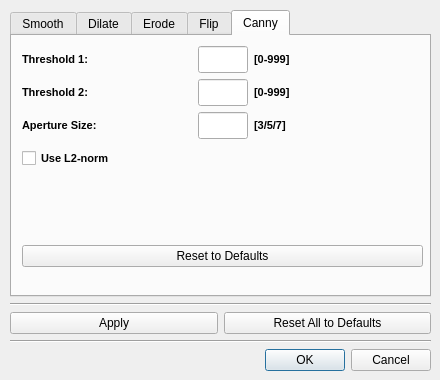
<?xml version="1.0" encoding="UTF-8"?>
<ui version="4.0">
 <class>ImageProcessingSettingsDialog</class>
 <widget class="QDialog" name="ImageProcessingSettingsDialog">
  <property name="geometry">
   <rect>
    <x>0</x>
    <y>0</y>
    <width>440</width>
    <height>380</height>
   </rect>
  </property>
  <property name="windowTitle">
   <string>Image Processing Settings</string>
  </property>
  <widget class="QWidget" name="layoutWidget1">
   <property name="geometry">
    <rect>
     <x>10</x>
     <y>10</y>
     <width>421</width>
     <height>361</height>
    </rect>
   </property>
   <layout class="QVBoxLayout" name="verticalLayout_40">
    <item>
     <widget class="QTabWidget" name="tabWidget">
      <property name="currentIndex">
       <number>4</number>
      </property>
      <widget class="QWidget" name="smoothTab_5">
       <attribute name="title">
        <string>Smooth</string>
       </attribute>
       <widget class="QWidget" name="layoutWidget2_5">
        <property name="geometry">
         <rect>
          <x>10</x>
          <y>10</y>
          <width>401</width>
          <height>221</height>
         </rect>
        </property>
        <layout class="QVBoxLayout" name="verticalLayout_41">
         <item>
          <layout class="QHBoxLayout" name="horizontalLayout_48">
           <item>
            <layout class="QVBoxLayout" name="verticalLayout_42">
             <item>
              <widget class="QLabel" name="label_68">
               <property name="sizePolicy">
                <sizepolicy hsizetype="Preferred" vsizetype="Minimum">
                 <horstretch>0</horstretch>
                 <verstretch>0</verstretch>
                </sizepolicy>
               </property>
               <property name="minimumSize">
                <size>
                 <width>0</width>
                 <height>27</height>
                </size>
               </property>
               <property name="maximumSize">
                <size>
                 <width>140</width>
                 <height>27</height>
                </size>
               </property>
               <property name="font">
                <font>
                 <pointsize>8</pointsize>
                 <weight>75</weight>
                 <bold>true</bold>
                </font>
               </property>
               <property name="text">
                <string>Type:</string>
               </property>
              </widget>
             </item>
             <item>
              <layout class="QVBoxLayout" name="verticalLayout_43">
               <item>
                <widget class="QRadioButton" name="smoothBlurButton">
                 <property name="maximumSize">
                  <size>
                   <width>140</width>
                   <height>16777215</height>
                  </size>
                 </property>
                 <property name="font">
                  <font>
                   <pointsize>8</pointsize>
                  </font>
                 </property>
                 <property name="text">
                  <string>Blur</string>
                 </property>
                 <attribute name="buttonGroup">
                  <string notr="true">smoothTypeGroup</string>
                 </attribute>
                </widget>
               </item>
               <item>
                <widget class="QRadioButton" name="smoothGaussianButton">
                 <property name="maximumSize">
                  <size>
                   <width>140</width>
                   <height>16777215</height>
                  </size>
                 </property>
                 <property name="font">
                  <font>
                   <pointsize>8</pointsize>
                  </font>
                 </property>
                 <property name="text">
                  <string>Gaussian</string>
                 </property>
                 <attribute name="buttonGroup">
                  <string notr="true">smoothTypeGroup</string>
                 </attribute>
                </widget>
               </item>
               <item>
                <widget class="QRadioButton" name="smoothMedianButton">
                 <property name="maximumSize">
                  <size>
                   <width>140</width>
                   <height>16777215</height>
                  </size>
                 </property>
                 <property name="font">
                  <font>
                   <pointsize>8</pointsize>
                  </font>
                 </property>
                 <property name="text">
                  <string>Median</string>
                 </property>
                 <attribute name="buttonGroup">
                  <string notr="true">smoothTypeGroup</string>
                 </attribute>
                </widget>
               </item>
               <item>
                <spacer name="verticalSpacer_29">
                 <property name="orientation">
                  <enum>Qt::Vertical</enum>
                 </property>
                 <property name="sizeHint" stdset="0">
                  <size>
                   <width>20</width>
                   <height>40</height>
                  </size>
                 </property>
                </spacer>
               </item>
              </layout>
             </item>
            </layout>
           </item>
           <item>
            <layout class="QVBoxLayout" name="verticalLayout_44">
             <item>
              <widget class="QLabel" name="label_69">
               <property name="minimumSize">
                <size>
                 <width>0</width>
                 <height>27</height>
                </size>
               </property>
               <property name="maximumSize">
                <size>
                 <width>16777215</width>
                 <height>27</height>
                </size>
               </property>
               <property name="font">
                <font>
                 <pointsize>8</pointsize>
                 <weight>75</weight>
                 <bold>true</bold>
                </font>
               </property>
               <property name="text">
                <string>Parameters:</string>
               </property>
              </widget>
             </item>
             <item>
              <layout class="QVBoxLayout" name="verticalLayout_45">
               <item>
                <layout class="QHBoxLayout" name="horizontalLayout_49">
                 <item>
                  <widget class="QLabel" name="label_70">
                   <property name="sizePolicy">
                    <sizepolicy hsizetype="Minimum" vsizetype="Preferred">
                     <horstretch>0</horstretch>
                     <verstretch>0</verstretch>
                    </sizepolicy>
                   </property>
                   <property name="minimumSize">
                    <size>
                     <width>15</width>
                     <height>0</height>
                    </size>
                   </property>
                   <property name="maximumSize">
                    <size>
                     <width>15</width>
                     <height>16777215</height>
                    </size>
                   </property>
                   <property name="font">
                    <font>
                     <pointsize>8</pointsize>
                    </font>
                   </property>
                   <property name="text">
                    <string>1:</string>
                   </property>
                  </widget>
                 </item>
                 <item>
                  <widget class="QLineEdit" name="smoothParam1Edit">
                   <property name="sizePolicy">
                    <sizepolicy hsizetype="Minimum" vsizetype="Fixed">
                     <horstretch>0</horstretch>
                     <verstretch>0</verstretch>
                    </sizepolicy>
                   </property>
                   <property name="minimumSize">
                    <size>
                     <width>45</width>
                     <height>0</height>
                    </size>
                   </property>
                   <property name="maximumSize">
                    <size>
                     <width>45</width>
                     <height>16777215</height>
                    </size>
                   </property>
                   <property name="font">
                    <font>
                     <pointsize>8</pointsize>
                    </font>
                   </property>
                  </widget>
                 </item>
                 <item>
                  <widget class="QLabel" name="smoothParam1RangeLabel">
                   <property name="font">
                    <font>
                     <pointsize>8</pointsize>
                     <weight>75</weight>
                     <bold>true</bold>
                    </font>
                   </property>
                   <property name="text">
                    <string/>
                   </property>
                  </widget>
                 </item>
                 <item>
                  <widget class="QLabel" name="smoothParam1Label">
                   <property name="font">
                    <font>
                     <pointsize>8</pointsize>
                    </font>
                   </property>
                   <property name="text">
                    <string/>
                   </property>
                  </widget>
                 </item>
                </layout>
               </item>
               <item>
                <layout class="QHBoxLayout" name="horizontalLayout_50">
                 <item>
                  <widget class="QLabel" name="label_71">
                   <property name="sizePolicy">
                    <sizepolicy hsizetype="Minimum" vsizetype="Preferred">
                     <horstretch>0</horstretch>
                     <verstretch>0</verstretch>
                    </sizepolicy>
                   </property>
                   <property name="minimumSize">
                    <size>
                     <width>15</width>
                     <height>0</height>
                    </size>
                   </property>
                   <property name="maximumSize">
                    <size>
                     <width>15</width>
                     <height>16777215</height>
                    </size>
                   </property>
                   <property name="font">
                    <font>
                     <pointsize>8</pointsize>
                    </font>
                   </property>
                   <property name="text">
                    <string>2:</string>
                   </property>
                  </widget>
                 </item>
                 <item>
                  <widget class="QLineEdit" name="smoothParam2Edit">
                   <property name="sizePolicy">
                    <sizepolicy hsizetype="Minimum" vsizetype="Fixed">
                     <horstretch>0</horstretch>
                     <verstretch>0</verstretch>
                    </sizepolicy>
                   </property>
                   <property name="minimumSize">
                    <size>
                     <width>45</width>
                     <height>0</height>
                    </size>
                   </property>
                   <property name="maximumSize">
                    <size>
                     <width>45</width>
                     <height>16777215</height>
                    </size>
                   </property>
                   <property name="font">
                    <font>
                     <pointsize>8</pointsize>
                    </font>
                   </property>
                  </widget>
                 </item>
                 <item>
                  <widget class="QLabel" name="smoothParam2RangeLabel">
                   <property name="font">
                    <font>
                     <pointsize>8</pointsize>
                     <weight>75</weight>
                     <bold>true</bold>
                    </font>
                   </property>
                   <property name="text">
                    <string/>
                   </property>
                  </widget>
                 </item>
                 <item>
                  <widget class="QLabel" name="smoothParam2Label">
                   <property name="font">
                    <font>
                     <pointsize>8</pointsize>
                    </font>
                   </property>
                   <property name="text">
                    <string/>
                   </property>
                  </widget>
                 </item>
                </layout>
               </item>
               <item>
                <layout class="QHBoxLayout" name="horizontalLayout_51">
                 <item>
                  <widget class="QLabel" name="label_72">
                   <property name="sizePolicy">
                    <sizepolicy hsizetype="Minimum" vsizetype="Preferred">
                     <horstretch>0</horstretch>
                     <verstretch>0</verstretch>
                    </sizepolicy>
                   </property>
                   <property name="minimumSize">
                    <size>
                     <width>15</width>
                     <height>0</height>
                    </size>
                   </property>
                   <property name="maximumSize">
                    <size>
                     <width>15</width>
                     <height>16777215</height>
                    </size>
                   </property>
                   <property name="font">
                    <font>
                     <pointsize>8</pointsize>
                    </font>
                   </property>
                   <property name="text">
                    <string>3:</string>
                   </property>
                  </widget>
                 </item>
                 <item>
                  <widget class="QLineEdit" name="smoothParam3Edit">
                   <property name="sizePolicy">
                    <sizepolicy hsizetype="Minimum" vsizetype="Fixed">
                     <horstretch>0</horstretch>
                     <verstretch>0</verstretch>
                    </sizepolicy>
                   </property>
                   <property name="minimumSize">
                    <size>
                     <width>45</width>
                     <height>0</height>
                    </size>
                   </property>
                   <property name="maximumSize">
                    <size>
                     <width>45</width>
                     <height>16777215</height>
                    </size>
                   </property>
                   <property name="font">
                    <font>
                     <pointsize>8</pointsize>
                    </font>
                   </property>
                  </widget>
                 </item>
                 <item>
                  <widget class="QLabel" name="smoothParam3RangeLabel">
                   <property name="font">
                    <font>
                     <pointsize>8</pointsize>
                     <weight>75</weight>
                     <bold>true</bold>
                    </font>
                   </property>
                   <property name="text">
                    <string/>
                   </property>
                  </widget>
                 </item>
                 <item>
                  <widget class="QLabel" name="smoothParam3Label">
                   <property name="font">
                    <font>
                     <pointsize>8</pointsize>
                    </font>
                   </property>
                   <property name="text">
                    <string/>
                   </property>
                  </widget>
                 </item>
                </layout>
               </item>
               <item>
                <layout class="QHBoxLayout" name="horizontalLayout_52">
                 <item>
                  <widget class="QLabel" name="label_73">
                   <property name="sizePolicy">
                    <sizepolicy hsizetype="Minimum" vsizetype="Preferred">
                     <horstretch>0</horstretch>
                     <verstretch>0</verstretch>
                    </sizepolicy>
                   </property>
                   <property name="minimumSize">
                    <size>
                     <width>15</width>
                     <height>0</height>
                    </size>
                   </property>
                   <property name="maximumSize">
                    <size>
                     <width>15</width>
                     <height>16777215</height>
                    </size>
                   </property>
                   <property name="font">
                    <font>
                     <pointsize>8</pointsize>
                    </font>
                   </property>
                   <property name="text">
                    <string>4:</string>
                   </property>
                  </widget>
                 </item>
                 <item>
                  <widget class="QLineEdit" name="smoothParam4Edit">
                   <property name="sizePolicy">
                    <sizepolicy hsizetype="Minimum" vsizetype="Fixed">
                     <horstretch>0</horstretch>
                     <verstretch>0</verstretch>
                    </sizepolicy>
                   </property>
                   <property name="minimumSize">
                    <size>
                     <width>45</width>
                     <height>0</height>
                    </size>
                   </property>
                   <property name="maximumSize">
                    <size>
                     <width>45</width>
                     <height>16777215</height>
                    </size>
                   </property>
                   <property name="font">
                    <font>
                     <pointsize>8</pointsize>
                    </font>
                   </property>
                  </widget>
                 </item>
                 <item>
                  <widget class="QLabel" name="smoothParam4RangeLabel">
                   <property name="font">
                    <font>
                     <pointsize>8</pointsize>
                     <weight>75</weight>
                     <bold>true</bold>
                    </font>
                   </property>
                   <property name="text">
                    <string/>
                   </property>
                  </widget>
                 </item>
                 <item>
                  <widget class="QLabel" name="smoothParam4Label">
                   <property name="font">
                    <font>
                     <pointsize>8</pointsize>
                    </font>
                   </property>
                   <property name="text">
                    <string/>
                   </property>
                  </widget>
                 </item>
                </layout>
               </item>
              </layout>
             </item>
            </layout>
           </item>
          </layout>
         </item>
         <item>
          <spacer name="verticalSpacer_31">
           <property name="orientation">
            <enum>Qt::Vertical</enum>
           </property>
           <property name="sizeHint" stdset="0">
            <size>
             <width>20</width>
             <height>40</height>
            </size>
           </property>
          </spacer>
         </item>
         <item>
          <widget class="QPushButton" name="resetSmoothToDefaultsButton">
           <property name="text">
            <string>Reset to Defaults</string>
           </property>
          </widget>
         </item>
        </layout>
       </widget>
      </widget>
      <widget class="QWidget" name="dilateTab_5">
       <attribute name="title">
        <string>Dilate</string>
       </attribute>
       <widget class="QWidget" name="layoutWidget3_5">
        <property name="geometry">
         <rect>
          <x>10</x>
          <y>10</y>
          <width>401</width>
          <height>221</height>
         </rect>
        </property>
        <layout class="QVBoxLayout" name="verticalLayout_46">
         <item>
          <layout class="QHBoxLayout" name="horizontalLayout_53">
           <item>
            <widget class="QLabel" name="label_74">
             <property name="minimumSize">
              <size>
               <width>0</width>
               <height>27</height>
              </size>
             </property>
             <property name="font">
              <font>
               <pointsize>8</pointsize>
               <weight>75</weight>
               <bold>true</bold>
              </font>
             </property>
             <property name="text">
              <string>Number of iterations:</string>
             </property>
            </widget>
           </item>
           <item>
            <widget class="QLineEdit" name="dilateIterationsEdit">
             <property name="sizePolicy">
              <sizepolicy hsizetype="Minimum" vsizetype="Fixed">
               <horstretch>0</horstretch>
               <verstretch>0</verstretch>
              </sizepolicy>
             </property>
             <property name="minimumSize">
              <size>
               <width>50</width>
               <height>27</height>
              </size>
             </property>
             <property name="maximumSize">
              <size>
               <width>50</width>
               <height>16777215</height>
              </size>
             </property>
             <property name="font">
              <font>
               <pointsize>8</pointsize>
              </font>
             </property>
            </widget>
           </item>
           <item>
            <widget class="QLabel" name="label_75">
             <property name="minimumSize">
              <size>
               <width>0</width>
               <height>27</height>
              </size>
             </property>
             <property name="font">
              <font>
               <pointsize>8</pointsize>
               <weight>75</weight>
               <bold>true</bold>
              </font>
             </property>
             <property name="text">
              <string>[1-999]</string>
             </property>
            </widget>
           </item>
          </layout>
         </item>
         <item>
          <spacer name="verticalSpacer_32">
           <property name="orientation">
            <enum>Qt::Vertical</enum>
           </property>
           <property name="sizeHint" stdset="0">
            <size>
             <width>20</width>
             <height>40</height>
            </size>
           </property>
          </spacer>
         </item>
         <item>
          <widget class="QPushButton" name="resetDilateToDefaultsButton">
           <property name="text">
            <string>Reset to Defaults</string>
           </property>
          </widget>
         </item>
        </layout>
       </widget>
      </widget>
      <widget class="QWidget" name="erodeTab_5">
       <attribute name="title">
        <string>Erode</string>
       </attribute>
       <widget class="QWidget" name="layoutWidget4_5">
        <property name="geometry">
         <rect>
          <x>10</x>
          <y>10</y>
          <width>401</width>
          <height>221</height>
         </rect>
        </property>
        <layout class="QVBoxLayout" name="verticalLayout_47">
         <item>
          <layout class="QHBoxLayout" name="horizontalLayout_54">
           <item>
            <widget class="QLabel" name="label_76">
             <property name="minimumSize">
              <size>
               <width>0</width>
               <height>27</height>
              </size>
             </property>
             <property name="font">
              <font>
               <pointsize>8</pointsize>
               <weight>75</weight>
               <bold>true</bold>
              </font>
             </property>
             <property name="text">
              <string>Number of iterations</string>
             </property>
            </widget>
           </item>
           <item>
            <widget class="QLineEdit" name="erodeIterationsEdit">
             <property name="sizePolicy">
              <sizepolicy hsizetype="Minimum" vsizetype="Fixed">
               <horstretch>0</horstretch>
               <verstretch>0</verstretch>
              </sizepolicy>
             </property>
             <property name="minimumSize">
              <size>
               <width>50</width>
               <height>27</height>
              </size>
             </property>
             <property name="maximumSize">
              <size>
               <width>50</width>
               <height>16777215</height>
              </size>
             </property>
             <property name="font">
              <font>
               <pointsize>8</pointsize>
              </font>
             </property>
            </widget>
           </item>
           <item>
            <widget class="QLabel" name="label_77">
             <property name="minimumSize">
              <size>
               <width>0</width>
               <height>27</height>
              </size>
             </property>
             <property name="font">
              <font>
               <pointsize>8</pointsize>
               <weight>75</weight>
               <bold>true</bold>
              </font>
             </property>
             <property name="text">
              <string>[1-999]</string>
             </property>
            </widget>
           </item>
          </layout>
         </item>
         <item>
          <spacer name="verticalSpacer_33">
           <property name="orientation">
            <enum>Qt::Vertical</enum>
           </property>
           <property name="sizeHint" stdset="0">
            <size>
             <width>20</width>
             <height>40</height>
            </size>
           </property>
          </spacer>
         </item>
         <item>
          <widget class="QPushButton" name="resetErodeToDefaultsButton">
           <property name="text">
            <string>Reset to Defaults</string>
           </property>
          </widget>
         </item>
        </layout>
       </widget>
      </widget>
      <widget class="QWidget" name="flipTab_5">
       <attribute name="title">
        <string>Flip</string>
       </attribute>
       <widget class="QWidget" name="layoutWidget5_5">
        <property name="geometry">
         <rect>
          <x>10</x>
          <y>10</y>
          <width>401</width>
          <height>221</height>
         </rect>
        </property>
        <layout class="QVBoxLayout" name="verticalLayout_48">
         <item>
          <layout class="QHBoxLayout" name="horizontalLayout_55">
           <item>
            <widget class="QLabel" name="label_78">
             <property name="sizePolicy">
              <sizepolicy hsizetype="Preferred" vsizetype="Minimum">
               <horstretch>0</horstretch>
               <verstretch>0</verstretch>
              </sizepolicy>
             </property>
             <property name="minimumSize">
              <size>
               <width>0</width>
               <height>27</height>
              </size>
             </property>
             <property name="maximumSize">
              <size>
               <width>16777215</width>
               <height>27</height>
              </size>
             </property>
             <property name="font">
              <font>
               <pointsize>8</pointsize>
               <weight>75</weight>
               <bold>true</bold>
              </font>
             </property>
             <property name="text">
              <string>Mode:</string>
             </property>
            </widget>
           </item>
           <item>
            <widget class="QRadioButton" name="flipXAxisButton">
             <property name="font">
              <font>
               <pointsize>8</pointsize>
              </font>
             </property>
             <property name="text">
              <string>X-axis</string>
             </property>
             <attribute name="buttonGroup">
              <string notr="true">flipCodeGroup</string>
             </attribute>
            </widget>
           </item>
           <item>
            <widget class="QRadioButton" name="flipYAxisButton">
             <property name="font">
              <font>
               <pointsize>8</pointsize>
              </font>
             </property>
             <property name="text">
              <string>Y-axis</string>
             </property>
             <attribute name="buttonGroup">
              <string notr="true">flipCodeGroup</string>
             </attribute>
            </widget>
           </item>
           <item>
            <widget class="QRadioButton" name="flipBothAxesButton">
             <property name="font">
              <font>
               <pointsize>8</pointsize>
              </font>
             </property>
             <property name="text">
              <string>Both axes</string>
             </property>
             <attribute name="buttonGroup">
              <string notr="true">flipCodeGroup</string>
             </attribute>
            </widget>
           </item>
          </layout>
         </item>
         <item>
          <spacer name="verticalSpacer_34">
           <property name="orientation">
            <enum>Qt::Vertical</enum>
           </property>
           <property name="sizeHint" stdset="0">
            <size>
             <width>20</width>
             <height>40</height>
            </size>
           </property>
          </spacer>
         </item>
         <item>
          <widget class="QPushButton" name="resetFlipToDefaultsButton">
           <property name="text">
            <string>Reset to Defaults</string>
           </property>
          </widget>
         </item>
        </layout>
       </widget>
      </widget>
      <widget class="QWidget" name="cannyTab_5">
       <attribute name="title">
        <string>Canny</string>
       </attribute>
       <widget class="QWidget" name="layoutWidget6_5">
        <property name="geometry">
         <rect>
          <x>10</x>
          <y>10</y>
          <width>401</width>
          <height>221</height>
         </rect>
        </property>
        <layout class="QVBoxLayout" name="verticalLayout_49">
         <item>
          <layout class="QHBoxLayout" name="horizontalLayout_56">
           <item>
            <widget class="QLabel" name="label_79">
             <property name="minimumSize">
              <size>
               <width>0</width>
               <height>27</height>
              </size>
             </property>
             <property name="font">
              <font>
               <pointsize>8</pointsize>
               <weight>75</weight>
               <bold>true</bold>
              </font>
             </property>
             <property name="text">
              <string>Threshold 1:</string>
             </property>
            </widget>
           </item>
           <item>
            <widget class="QLineEdit" name="cannyThresh1Edit">
             <property name="sizePolicy">
              <sizepolicy hsizetype="Minimum" vsizetype="Fixed">
               <horstretch>0</horstretch>
               <verstretch>0</verstretch>
              </sizepolicy>
             </property>
             <property name="minimumSize">
              <size>
               <width>50</width>
               <height>27</height>
              </size>
             </property>
             <property name="maximumSize">
              <size>
               <width>50</width>
               <height>16777215</height>
              </size>
             </property>
             <property name="font">
              <font>
               <pointsize>8</pointsize>
              </font>
             </property>
            </widget>
           </item>
           <item>
            <widget class="QLabel" name="label_80">
             <property name="minimumSize">
              <size>
               <width>0</width>
               <height>27</height>
              </size>
             </property>
             <property name="font">
              <font>
               <pointsize>8</pointsize>
               <weight>75</weight>
               <bold>true</bold>
              </font>
             </property>
             <property name="text">
              <string>[0-999]</string>
             </property>
            </widget>
           </item>
          </layout>
         </item>
         <item>
          <layout class="QHBoxLayout" name="horizontalLayout_57">
           <item>
            <widget class="QLabel" name="label_81">
             <property name="minimumSize">
              <size>
               <width>0</width>
               <height>27</height>
              </size>
             </property>
             <property name="font">
              <font>
               <pointsize>8</pointsize>
               <weight>75</weight>
               <bold>true</bold>
              </font>
             </property>
             <property name="text">
              <string>Threshold 2:</string>
             </property>
            </widget>
           </item>
           <item>
            <widget class="QLineEdit" name="cannyThresh2Edit">
             <property name="sizePolicy">
              <sizepolicy hsizetype="Minimum" vsizetype="Fixed">
               <horstretch>0</horstretch>
               <verstretch>0</verstretch>
              </sizepolicy>
             </property>
             <property name="minimumSize">
              <size>
               <width>50</width>
               <height>27</height>
              </size>
             </property>
             <property name="maximumSize">
              <size>
               <width>50</width>
               <height>16777215</height>
              </size>
             </property>
             <property name="font">
              <font>
               <pointsize>8</pointsize>
              </font>
             </property>
            </widget>
           </item>
           <item>
            <widget class="QLabel" name="label_82">
             <property name="minimumSize">
              <size>
               <width>0</width>
               <height>27</height>
              </size>
             </property>
             <property name="font">
              <font>
               <pointsize>8</pointsize>
               <weight>75</weight>
               <bold>true</bold>
              </font>
             </property>
             <property name="text">
              <string>[0-999]</string>
             </property>
            </widget>
           </item>
          </layout>
         </item>
         <item>
          <layout class="QHBoxLayout" name="horizontalLayout_58">
           <item>
            <widget class="QLabel" name="label_83">
             <property name="minimumSize">
              <size>
               <width>0</width>
               <height>27</height>
              </size>
             </property>
             <property name="font">
              <font>
               <pointsize>8</pointsize>
               <weight>75</weight>
               <bold>true</bold>
              </font>
             </property>
             <property name="text">
              <string>Aperture Size:</string>
             </property>
            </widget>
           </item>
           <item>
            <widget class="QLineEdit" name="cannyApertureSizeEdit">
             <property name="sizePolicy">
              <sizepolicy hsizetype="Minimum" vsizetype="Fixed">
               <horstretch>0</horstretch>
               <verstretch>0</verstretch>
              </sizepolicy>
             </property>
             <property name="minimumSize">
              <size>
               <width>50</width>
               <height>27</height>
              </size>
             </property>
             <property name="maximumSize">
              <size>
               <width>50</width>
               <height>16777215</height>
              </size>
             </property>
             <property name="font">
              <font>
               <pointsize>8</pointsize>
              </font>
             </property>
            </widget>
           </item>
           <item>
            <widget class="QLabel" name="label_84">
             <property name="minimumSize">
              <size>
               <width>0</width>
               <height>27</height>
              </size>
             </property>
             <property name="font">
              <font>
               <pointsize>8</pointsize>
               <weight>75</weight>
               <bold>true</bold>
              </font>
             </property>
             <property name="text">
              <string>[3/5/7]</string>
             </property>
            </widget>
           </item>
          </layout>
         </item>
         <item>
          <widget class="QCheckBox" name="cannyL2NormCheckBox">
           <property name="minimumSize">
            <size>
             <width>0</width>
             <height>27</height>
            </size>
           </property>
           <property name="font">
            <font>
             <pointsize>8</pointsize>
             <weight>75</weight>
             <bold>true</bold>
            </font>
           </property>
           <property name="text">
            <string>Use L2-norm</string>
           </property>
          </widget>
         </item>
         <item>
          <spacer name="verticalSpacer_35">
           <property name="orientation">
            <enum>Qt::Vertical</enum>
           </property>
           <property name="sizeHint" stdset="0">
            <size>
             <width>20</width>
             <height>40</height>
            </size>
           </property>
          </spacer>
         </item>
         <item>
          <widget class="QPushButton" name="resetCannyToDefaultsButton">
           <property name="text">
            <string>Reset to Defaults</string>
           </property>
          </widget>
         </item>
        </layout>
       </widget>
      </widget>
     </widget>
    </item>
    <item>
     <widget class="Line" name="line_9">
      <property name="orientation">
       <enum>Qt::Horizontal</enum>
      </property>
     </widget>
    </item>
    <item>
     <layout class="QHBoxLayout" name="horizontalLayout_59">
      <item>
       <widget class="QPushButton" name="applyButton">
        <property name="text">
         <string>Apply</string>
        </property>
       </widget>
      </item>
      <item>
       <widget class="QPushButton" name="resetAllToDefaultsButton">
        <property name="text">
         <string>Reset All to Defaults</string>
        </property>
       </widget>
      </item>
     </layout>
    </item>
    <item>
     <widget class="Line" name="line_10">
      <property name="orientation">
       <enum>Qt::Horizontal</enum>
      </property>
     </widget>
    </item>
    <item>
     <widget class="QDialogButtonBox" name="okCancelBox">
      <property name="orientation">
       <enum>Qt::Horizontal</enum>
      </property>
      <property name="standardButtons">
       <set>QDialogButtonBox::Cancel|QDialogButtonBox::Ok</set>
      </property>
     </widget>
    </item>
   </layout>
  </widget>
 </widget>
 <tabstops>
  <tabstop>tabWidget</tabstop>
  <tabstop>applyButton</tabstop>
  <tabstop>resetAllToDefaultsButton</tabstop>
  <tabstop>okCancelBox</tabstop>
  <tabstop>smoothBlurButton</tabstop>
  <tabstop>smoothGaussianButton</tabstop>
  <tabstop>smoothMedianButton</tabstop>
  <tabstop>smoothParam1Edit</tabstop>
  <tabstop>smoothParam2Edit</tabstop>
  <tabstop>smoothParam3Edit</tabstop>
  <tabstop>smoothParam4Edit</tabstop>
  <tabstop>resetSmoothToDefaultsButton</tabstop>
  <tabstop>dilateIterationsEdit</tabstop>
  <tabstop>resetDilateToDefaultsButton</tabstop>
  <tabstop>erodeIterationsEdit</tabstop>
  <tabstop>resetErodeToDefaultsButton</tabstop>
  <tabstop>flipXAxisButton</tabstop>
  <tabstop>flipYAxisButton</tabstop>
  <tabstop>flipBothAxesButton</tabstop>
  <tabstop>resetFlipToDefaultsButton</tabstop>
  <tabstop>cannyThresh1Edit</tabstop>
  <tabstop>cannyThresh2Edit</tabstop>
  <tabstop>cannyApertureSizeEdit</tabstop>
  <tabstop>cannyL2NormCheckBox</tabstop>
  <tabstop>resetCannyToDefaultsButton</tabstop>
 </tabstops>
 <resources/>
 <connections>
  <connection>
   <sender>okCancelBox</sender>
   <signal>accepted()</signal>
   <receiver>ImageProcessingSettingsDialog</receiver>
   <slot>accept()</slot>
   <hints>
    <hint type="sourcelabel">
     <x>220</x>
     <y>356</y>
    </hint>
    <hint type="destinationlabel">
     <x>219</x>
     <y>189</y>
    </hint>
   </hints>
  </connection>
  <connection>
   <sender>okCancelBox</sender>
   <signal>rejected()</signal>
   <receiver>ImageProcessingSettingsDialog</receiver>
   <slot>reject()</slot>
   <hints>
    <hint type="sourcelabel">
     <x>220</x>
     <y>356</y>
    </hint>
    <hint type="destinationlabel">
     <x>219</x>
     <y>189</y>
    </hint>
   </hints>
  </connection>
 </connections>
 <buttongroups>
  <buttongroup name="smoothTypeGroup"/>
  <buttongroup name="flipCodeGroup"/>
 </buttongroups>
</ui>
